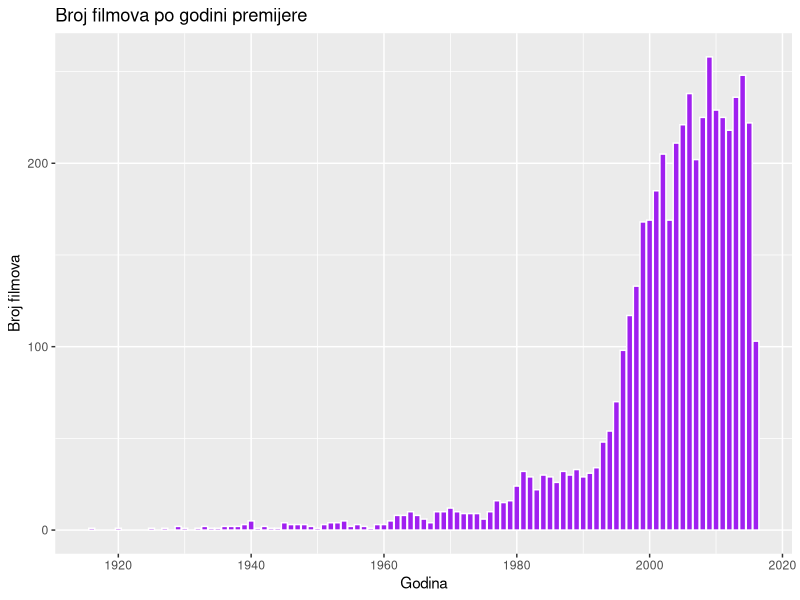
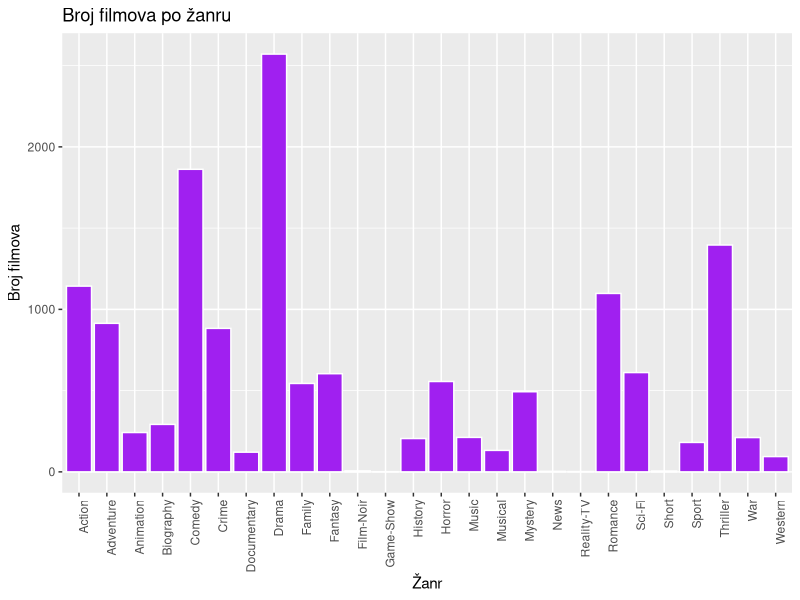
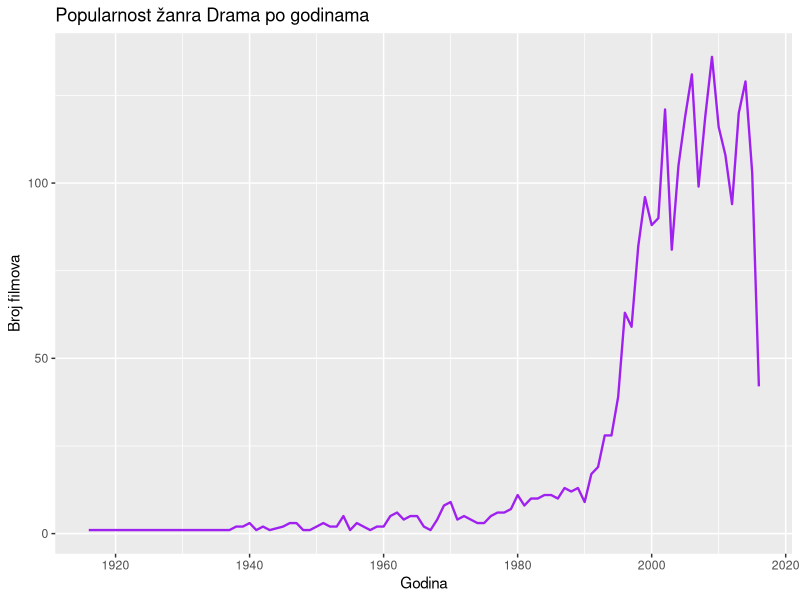
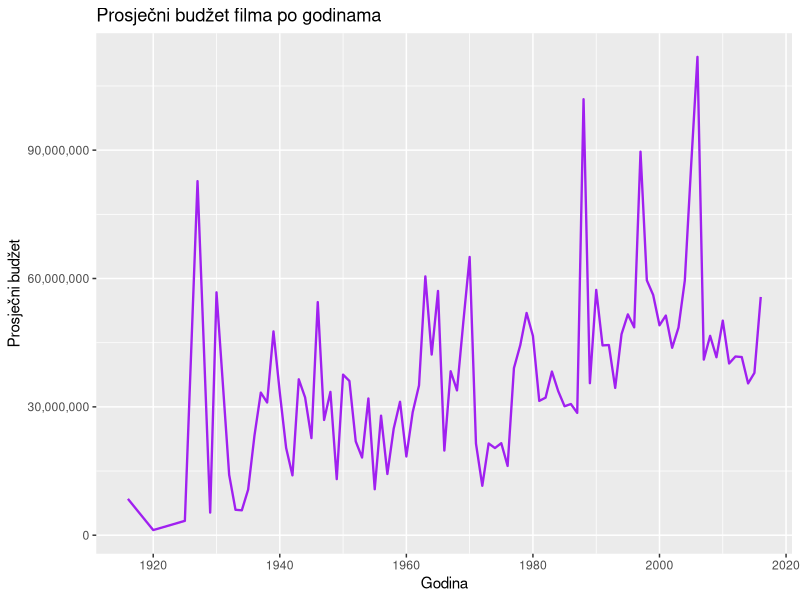
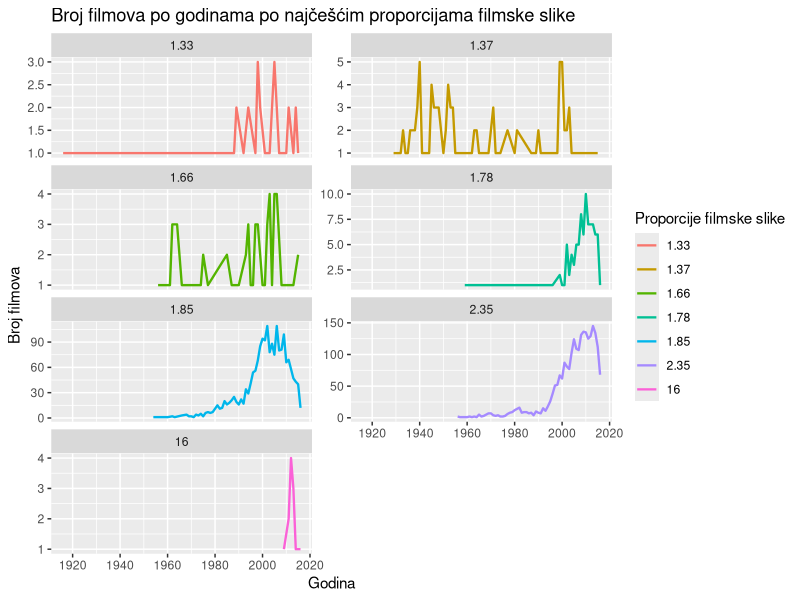
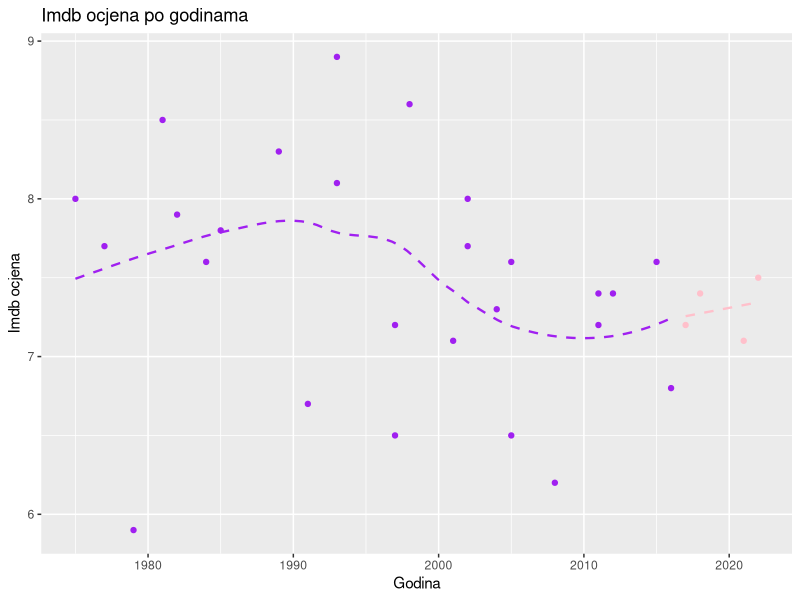
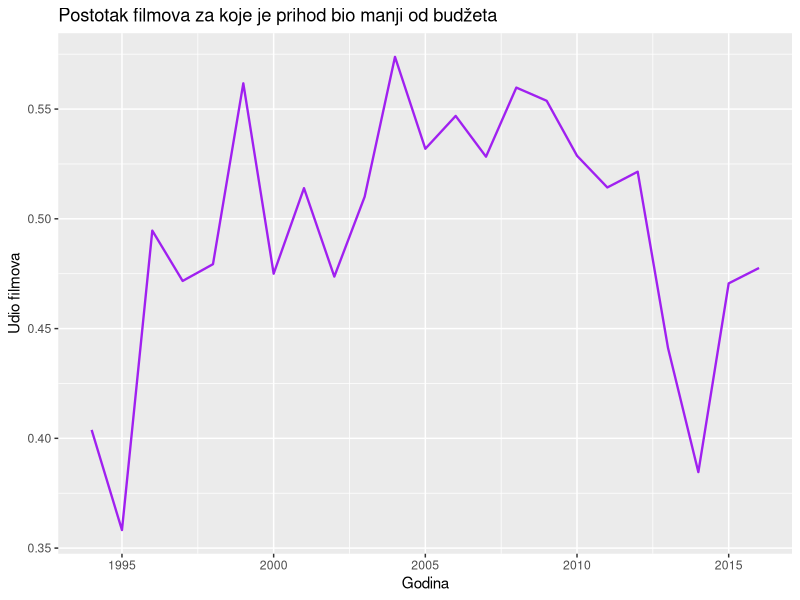
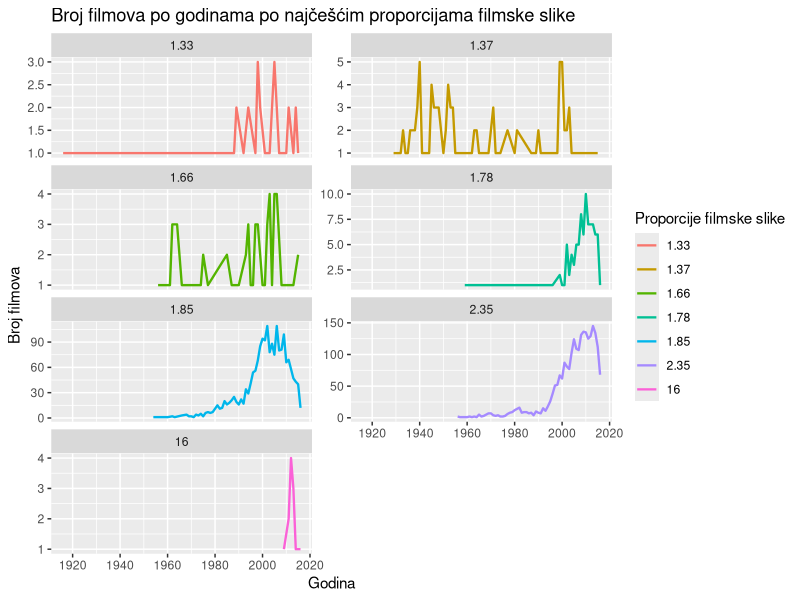

These charts were generated, in order, by the following R code:
## ---- chunk 1
library(tidyverse)
library(gridExtra)
library(GGally)
knitr::opts_chunk$set(echo = TRUE)
## ---- chunk 2
data <- read_csv("../data/IMDB_movie_dataset_tidy.csv")
## ---- chunk 3
actors_and_likes <- data[, c('actor_1_name', 'actor_1_facebook_likes')]
actors_and_likes <- data[c('actor_2_name', 'actor_2_facebook_likes')] %>% rename(actor_1_name = actor_2_name) %>% rename(actor_1_facebook_likes = actor_2_facebook_likes) %>% rbind(actors_and_likes)
actors_and_likes <- data[c('actor_3_name', 'actor_3_facebook_likes')] %>% rename(actor_1_name = actor_3_name) %>% rename(actor_1_facebook_likes = actor_3_facebook_likes) %>% rbind(actors_and_likes) %>% rename(Actor_name = actor_1_name) %>% rename(likes = actor_1_facebook_likes) 

actors_and_likes %>% group_by(Actor_name) %>% summarise(max_likes = max(likes)) %>% arrange(desc(max_likes)) %>% head(5)

## ---- chunk 4
data %>%  arrange(desc(cast_total_facebook_likes)) %>% select(movie_title, title_year, imdb_score, cast_total_facebook_likes) %>% head(5)
## ---- chunk 5
years_and_count <- data %>% group_by(title_year) %>% summarise(count = n())

ggplot(years_and_count, aes(x = title_year, y = count)) +
  geom_bar(stat = "identity", fill = "purple", color = "white") +
  labs(title = "Broj filmova po godini premijere", x = "Godina", y = "Broj filmova")

## ---- chunk 6
genre_and_count <- data[, c('movie_title', 'genres')] %>% separate_rows(genres, sep = "\\|") %>% group_by(genres) %>% summarise(count = n())

ggplot(genre_and_count, aes(x = genres, y = count)) +
  geom_bar(stat = "identity", fill = "purple", color = "white") +
  labs(title = "Broj filmova po žanru", x = "Žanr", y = "Broj filmova") +
  theme(axis.text.x = element_text(angle = 90, hjust = 1))
## ---- chunk 7
year_and_count_drama <- data[, c('title_year', 'genres')] %>% separate_rows(genres, sep = "\\|") %>% filter(genres == 'Drama') %>% group_by(title_year) %>% summarise(count = n())

ggplot(year_and_count_drama, aes(x = title_year, y = count)) +
  geom_line(color = "purple", size = 0.8) +
  labs(title = "Popularnost žanra Drama po godinama", x = "Godina", y = "Broj filmova")
## ---- chunk 8
genre_and_count <- data[, c('movie_title', 'plot_keywords')] %>% separate_rows(plot_keywords, sep = "\\|") %>% group_by(plot_keywords) %>% rename(keyword = plot_keywords) %>% summarise(count = n()) %>% arrange(desc(count)) %>% filter(!is.na(keyword)) %>% slice_head(n = 20)
genre_and_count
## ---- chunk 9
years <- c(1916, 1917, 1918, 1919, 1920, 1921, 1922, 1923, 1924, 1925, 1926, 1927, 1928, 1929, 1930, 1931, 1932, 1933, 1934, 1935, 1936, 1937, 1938, 1939, 1940, 1941, 1942, 1943, 1944, 1945, 1946, 1947, 1948, 1949, 1950, 1951, 1952, 1953, 1954, 1955, 1956, 1957, 1958, 1959, 1960, 1961, 1962, 1963, 1964, 1965, 1966, 1967, 1968, 1969, 1970, 1971, 1972, 1973, 1974, 1975, 1976, 1977, 1978, 1979, 1980, 1981, 1982, 1983, 1984, 1985, 1986, 1987, 1988, 1989, 1990, 1991, 1992, 1993, 1994, 1995, 1996, 1997, 1998, 1999, 2000, 2001, 2002, 2003, 2004, 2005, 2006, 2007, 2008, 2009, 2010, 2011, 2012, 2013, 2014, 2015, 2016)
cpi <- c(10.9, 12.8, 15.0, 17.3, 20.0, 17.9, 16.8, 17.1, 17.1, 17.5, 17.7, 17.4, 17.2, 17.2, 16.7, 15.2, 13.6, 12.9, 13.4, 13.7, 13.9, 14.4, 14.1, 13.9, 14.0, 14.7, 16.3, 17.3, 17.6, 18.0, 19.5, 22.3, 24.0, 23.8, 24.1, 26.0, 26.6, 26.8, 26.9, 26.8, 27.2, 28.1, 28.9, 29.2, 29.6, 29.9, 30.3, 30.6, 31.0, 31.5, 32.5, 33.4, 34.8, 36.7, 38.8, 40.5, 41.8, 44.4, 49.3, 53.8, 56.9, 60.6, 65.2, 72.6, 82.4, 90.9, 96.5, 99.6, 103.9, 107.6, 109.6, 113.6, 118.3, 124.0, 130.7, 136.2, 140.3, 144.5, 148.2, 152.4, 156.9, 160.5, 163.0, 166.6, 172.2, 177.1, 179.9, 184.0, 188.9, 195.3, 201.6, 207.3, 215.3, 214.5, 218.1, 224.9, 229.6, 233.0, 236.7, 237.0, 240.0)

cpi_data <- data.frame(year = years, cpi = cpi)

budgets <- data[, c('title_year', 'budget')] %>% rename(year = title_year) %>% filter(!is.na(budget))

merge <-  merge(budgets, cpi_data, by = "year")

merge$real_budget <- merge$budget * cpi_data$cpi[cpi_data$year == 2016] / merge$cpi

year_and_avg_budget <-merge %>% group_by(year) %>% summarise(avg = mean(real_budget))

ggplot(year_and_avg_budget, aes(x = year, y = avg)) +
  geom_line(color = "purple", size = 0.8) +
  labs(title = "Prosječni budžet filma po godinama", x = "Godina", y = "Prosječni budžet") +
  scale_y_continuous(labels = scales::comma)

## ---- chunk 10

ratios <- c(1.33, 1.37, 1.66, 1.78, 1.85, 2.35, 16.0)

year_aspect_ratio <-  data[!is.na(data$aspect_ratio) & !is.na(data$title_year), c('movie_title', 'title_year', 'aspect_ratio')] %>% filter(aspect_ratio %in% ratios) %>% group_by(aspect_ratio, title_year) %>% summarise(movie_count = n())

my_plot <- ggplot(year_aspect_ratio, aes(x = title_year, y = movie_count, color = as.factor(aspect_ratio))) +
  geom_line(size = 0.8) +
  labs(title = "Broj filmova po godinama po najčešćim proporcijama filmske slike", x = 'Godina', y = "Broj filmova") +
  scale_color_discrete(name = "Proporcije filmske slike") + facet_wrap(~aspect_ratio, scales = "free_y", ncol = 2)

my_plot

# Set the width and height for saving
width <- 10
height <- 10

ggsave("output_ggplot.png", plot = my_plot, width = width, height = height)
## ---- chunk 11
spielberg_data <- data[data$director_name == 'Steven Spielberg' & !is.na(data$director_name), c('imdb_score', 'title_year')] 


new_data <- data.frame(title_year = c(2017, 2018, 2021, 2022), imdb_score = c(7.2, 7.4, 7.1, 7.5))

ggplot() +
  geom_point(data = spielberg_data, aes(x = title_year, y = imdb_score), color = 'purple') +
  geom_smooth(data = spielberg_data, aes(x = title_year, y = imdb_score), method = 'loess', linetype = 2, color = "purple", se = FALSE, size = 0.8) +
  geom_point(data = new_data, aes(x = title_year, y = imdb_score), color = 'pink') +
  geom_smooth(data = new_data, aes(x = title_year, y = imdb_score), method = 'lm', linetype = 2, color = "pink", se = FALSE, size = 0.8) +
  labs(title = "Imdb ocjena po godinama", x = "Godina", y = "Imdb ocjena")
## ---- chunk 12
country_and_score <- data[!is.na(data$country) & !is.na(data$imdb_score), c('country', 'imdb_score')] %>% group_by(country) %>% summarise(avg_score = mean(imdb_score), count = n()) %>% filter(count > 50) %>% arrange(desc(avg_score)) 

country_and_score
## ---- chunk 13
data[!is.na(data$content_rating), "content_rating"] %>% group_by(content_rating) %>% summarise(count = n()) %>% arrange(desc(count)) %>% slice_head(n = 3)
## ---- chunk 14
year_budget_vs_income <- data[!is.na(data$title_year) & !is.na(data$budget) & !is.na(data$gross), c("title_year", "budget", "gross")] %>% group_by(title_year) %>%
  summarise(smaller_income = sum(gross < budget, na.rm = TRUE), total = n()) %>% filter(total > 50) %>% mutate(ratio = smaller_income/total)

ggplot(year_budget_vs_income, aes(x = title_year, y = ratio)) +
  geom_line(color = "purple", size = 0.8) +
  labs(title = "Postotak filmova za koje je prihod bio manji od budžeta", x = "Godina", y = "Udio filmova") +
  scale_y_continuous(labels = scales::comma)

